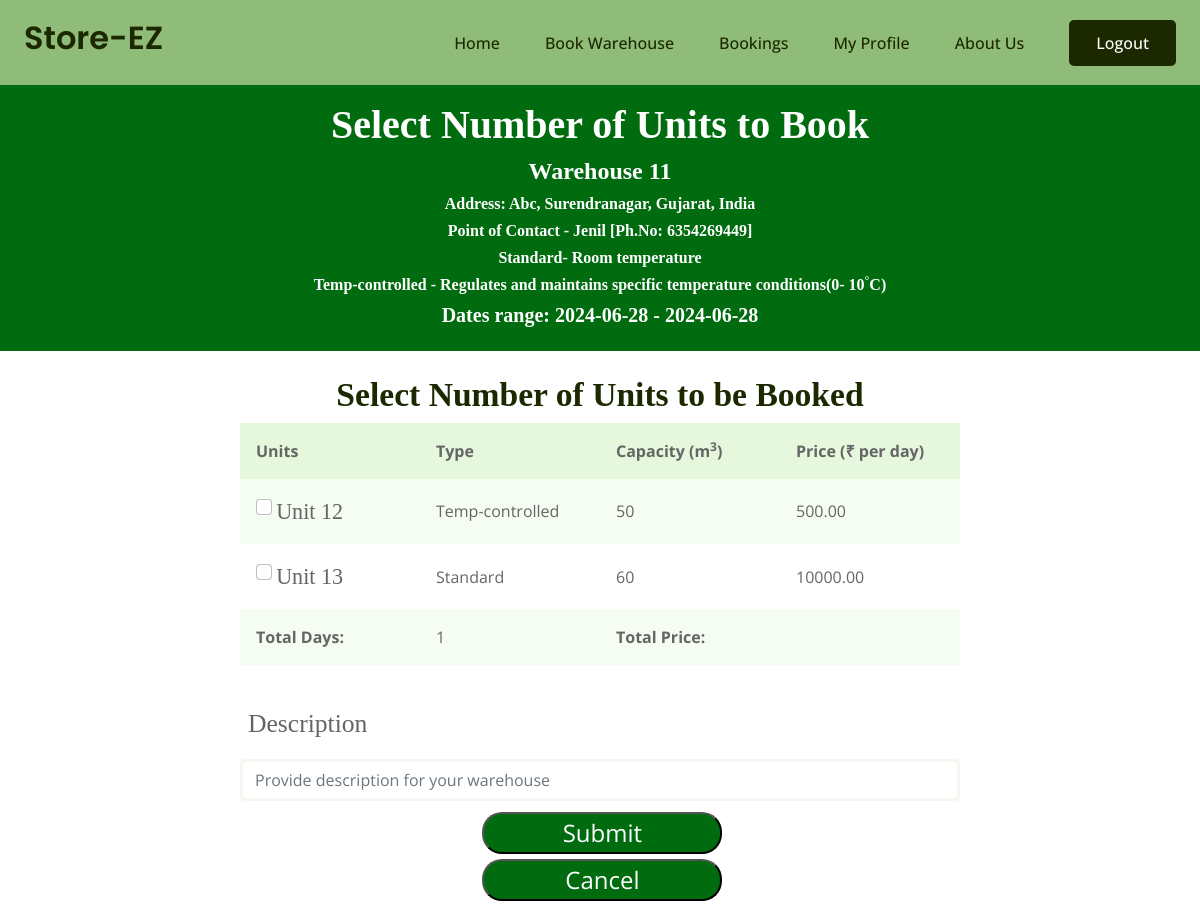
/farmer/book/11/2024-06-28/2024-06-28 (signed in), run on the app's committed database.
### mainapp/models.py (models this page shows, shortened)
class Warehouse(models.Model):
    name = models.CharField(max_length=100)
    address = models.TextField()
    city = models.CharField(max_length=100)
    state = models.CharField(max_length=100)
    poc_name = models.CharField(max_length=100, null=True)
    poc_phone_no = models.DecimalField(max_digits=10, decimal_places=0)
    owner = models.ForeignKey(Warehouse_owner, on_delete=models.CASCADE)
    image = models.ImageField(default="images/default_warehouse_image.jpg",upload_to="images/warehouse/",blank=True,null=True)
    latitude = models.FloatField(default=23.1862737352)
    longitude = models.FloatField(default = 72.6283225558)

class Unit(models.Model):
    id = models.BigAutoField(primary_key=True)
    type = models.CharField(max_length=100) # Check box field
    capacity = models.IntegerField()
    price = models.DecimalField(max_digits=10, decimal_places=2)
    warehouse = models.ForeignKey(Warehouse, on_delete=models.CASCADE)

### farmer/views.py (the view, shortened to what this page needs)
# urls.py: path("farmer/book/<int:id>/<str:start>/<str:end>",views.book,name='book'),
@login_required(login_url='login')
def book(request,id, start, end):
    warehouse = Warehouse.objects.get(id=id)
    all_units = warehouse.unit_set.all()
    end_date = datetime.strptime(end, '%Y-%m-%d').date()
    start_date = datetime.strptime(start, '%Y-%m-%d').date()
    booked_units = Booking.objects.filter(start_date__lte=end_date,end_date__gte=start_date). \
            values_list('unit', flat=True).exclude(unit=None).distinct()
    unbooked_units = all_units.exclude(id__in=booked_units.values_list('unit'))
    total_days = (end_date - start_date).days + 1
    assert(total_days>0)
    context = {'startdate':start, 'enddate':end, 'units':unbooked_units, 'total_days':total_days,'id':warehouse.id, 'warehouse':warehouse}
    return render(request,'farmer/book.html',context)

### farmer/templates/farmer/book.html (shortened to what this page needs)
{% extends 'farmerbase.html' %}
{% load static %}
{% block css %}
<link rel="stylesheet" href="{% static 'farmer/css/tableunit.css' %}">
<link rel="stylesheet" href="{% static 'farmer/css/book1.css' %}" />
{% endblock %}
{%block content%}
<div class="outer-box container-fluid " >
  <div class="" style="background-color: #016C0F;">
      <div class="py-3 d-flex flex-column justify-content-end align-items-center mb-4 rempad">
          <div class="font-large">
            <h3 class="ff" style="font-size: 100%; text-decoration-line:none; -webkit-text-fill-color: white;">
              Select Number of Units to Book</h3>
            <h4 class="ff" style="color:white">Warehouse {{id}}</h4>
            <h6 class="ff" style="color:white">Address: {{warehouse.address}}, {{warehouse.city}}, {{warehouse.state}} </h6>
            <h6 class="ff" style="color:white">Point of Contact - {{warehouse.poc_name}} [Ph.No: {{warehouse.poc_phone_no}}]</h6>
            <h6 class="ff" style="color:white">Standard- Room temperature</h6>
            <h6 class="ff" style="color:white">Temp-controlled - Regulates and maintains specific temperature conditions(0- 10<sup>°</sup>C)</h6>
            <h5 class="ff" style="color:white">Dates range: {{startdate}} - {{enddate}}</h5>
          </div>
        </div>
    </div>
      <form action="" method="post">
        <div class="table-layout">
          <h1 class="text-center ff" style="font-size: 210%">Select Number of Units to be Booked</h1>
        </div>
        <div class="table-container">
          <table>
            <tr>
              <th>Units</th>
              <th>Type</th>
              <th>Capacity (m<sup>3</sup>)</th>
              <th>Price (₹ per day)</th>
            </tr>
            {% for unit in units %}
            <tr>
              <td data-cell="{{unit.id}}">
                <input class="form-check-input" name="checkbox" type="checkbox" value="{{unit.id}}">
                <label class="form-check-label ff" for="defaultCheck1" style="font-size: 138%;">
                  Unit {{unit.id}}
                </label></td>
              <td data-cell="Unit Type" style="width:15%;">{% if unit.type == "Hot" %}Standard{% else %}Temp-controlled {% endif %}</td>
              <td data-cell="Unit Capacity">{{unit.capacity}}</td>
              <td data-cell="Unit Price">{{unit.price}}</td>
            </tr>
            {% endfor %}
            <tr>
              <td ><b>Total Days:</b></td>
              <td > {{total_days}}</td>
              <td ><b>Total Price:</b> </td>
              <td id="totalPriceDisplay"></td>
            </tr>
          </table>
        </div>
      <div id="totalPriceDisplay" class="p-2" style="font-size:20px">
      </div>
        <div class="form-group pb-2 redw">
          <label class="py-3 ff m-2 pb-2" for="formGroupExampleInput" style="font-size: 160%;">Description</label>
          <input type="text" class="form-control"  name="description" id="formGroupExampleInput"
            placeholder="Provide description for your warehouse" maxlength=200>
        </div>
        <div class="submit-btn">
          <input type="submit" class="" >
        </div>
      </form>
      <div class="cancel-btn" style="width: 20%;">
        <form action="{% url 'search'%}" method="get">
          <button  onclick="location.href='{% url 'search' %}'" type='submit'> Cancel </button>
        </form>
      </div>
</div>
{% endblock %}

### static/css/base.css (style rules this page uses)
* { margin:0; padding:0; box-sizing:border-box; }
h3 { font-family:Quicksand; }

### farmer/static/farmer/css/tableunit.css (style rules this page uses)
.table-container { margin: auto; max-width:60%; }
table { width:100%; border-collapse:collapse; }
caption,th,td { padding:1rem; }
th { cursor:pointer; }
caption,th { text-align:left; }
th { background: hsl(99.9 62.8% 83.1% / 0.5); }
tr:nth-of-type(2n) { background:hsl(99.9 62.8% 83.1% / 0.2); }

### farmer/static/farmer/css/book1.css (style rules this page uses)
.outer-box { padding-left: 0%; padding-right: 0%; }
.font-large { color: white; font-size: 2.5em; text-align: center; }
.rempad { border-radius: 50%; }
table { table-layout: fixed ; width: 100% ; }
td { width: 33% ; }
.ff { font-family: "Times New Roman", Times, serif; }
.redw { margin: auto; width: 60%; }
.submit-btn { margin: auto; max-width: 20%; }
.submit-btn input { padding: 0.5%; background-color: #016C0F; width: 100%; margin: 1%; color: #fff; font-size: 1.5rem; border-radius: 20px; }
.cancel-btn { margin: auto; width: 20%; }
.cancel-btn button { margin: auto; padding: 0.5%; background-color: #016C0F; width: 100%; margin: 1%; color: #fff; font-size: 1.5rem; border-radius: 20px; }

### data on the page
Warehouse: address "Abc", city "Surendranagar", state "Gujarat, India", poc_name "Jenil", poc_phone_no "6354269449"
Unit: id "12", type "Temp-controlled", capacity "50", price "500.00"
Unit: id "13", type "Standard", capacity "60", price "10000.00"

### other printed values
{{ id }} "11"
{{ startdate }} "2024-06-28"
{{ enddate }} "2024-06-28"
{{ total_days }} "1"
